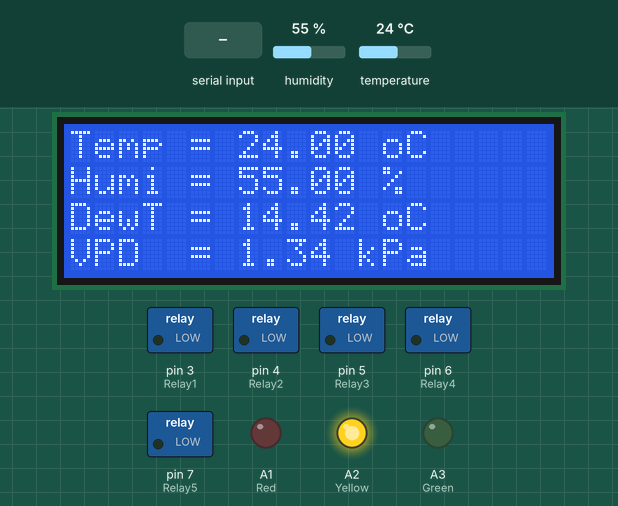
This sketch was run on a simulated Arduino Uno, built with avr-gcc and run on an emulated ATmega328P. Parts: 20×4 character LCD, switched loads named in the sketch (green lamp = pin HIGH), output pins drawn as LEDs (lit = HIGH). The inputs (shaded band) are chosen by the test bench; at power-on: temperature 24 °C, humidity 55 %. No radio packets arrive unless stated; what the sketch prints to the serial monitor is not drawn.

Above: at 6.3 s.
6.4 s: temperature set to 20.4 °C
At 8.3 s:
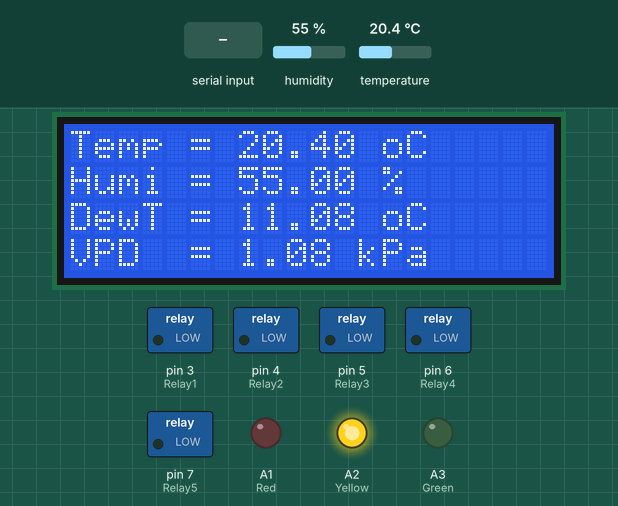
8.9 s: temperature set to 19.5 °C
At 10.9 s:
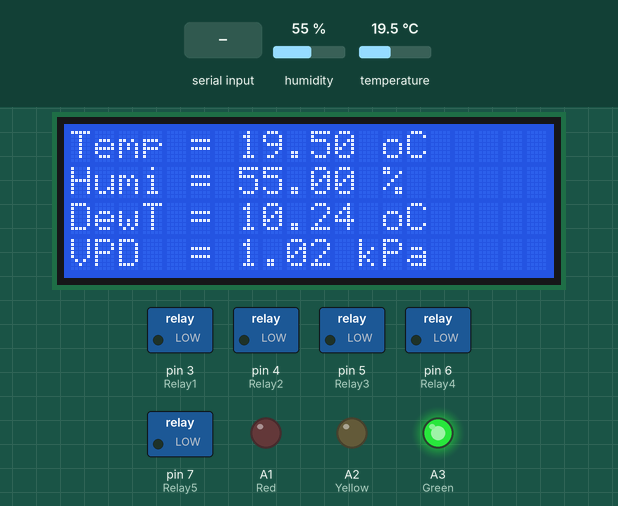
11.2 s: "a" received over Serial
At 12.3 s:
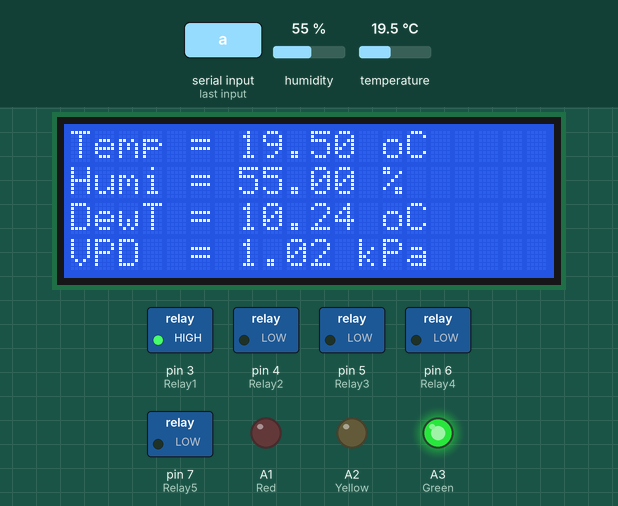
13.4 s: "c" received over the second serial link
At 14.8 s:
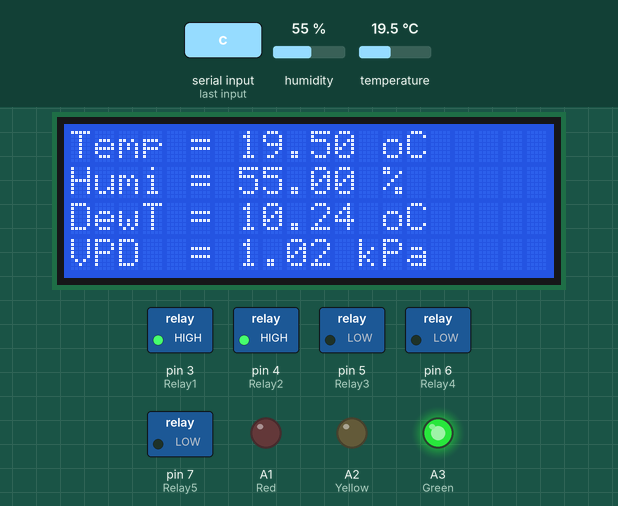
15.7 s: temperature set to 28 °C
At 17.4 s:
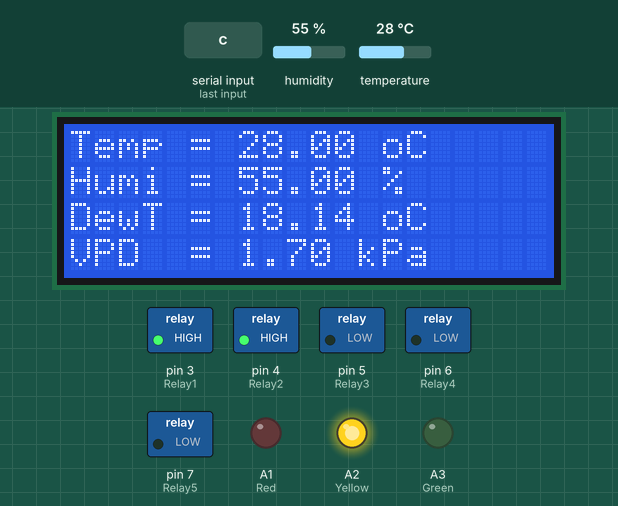
18.0 s: humidity set to 22 %
At 20.0 s:
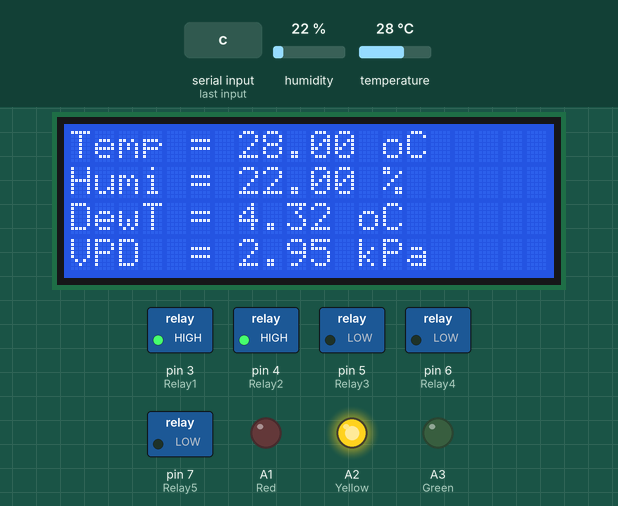
Timing chart, 0 to 21.5 s (numbered marks = the images above; inputs shaded):
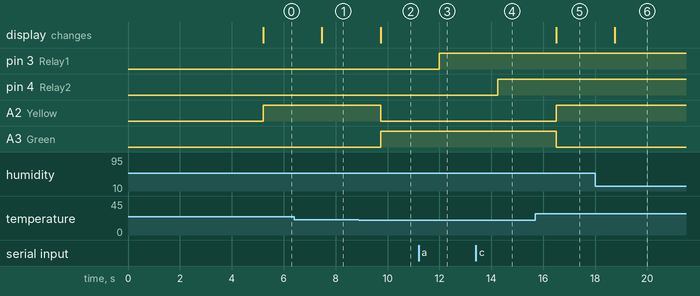

Measured:
- the behaviour switches between 20.1 and 20 °C on temperature (found by bisection; images 1 and 2)
- after the input at 6.4 s, the display: changes after 1.1 s (image 1)
- after the input at 8.9 s, A2 (Yellow): HIGH → LOW after 0.83 s; A3 (Green): LOW → HIGH after 0.83 s; the display: changes after 0.83 s (image 2)
- after the input at 11.2 s, pin 3 (Relay1): LOW → HIGH after 0.79 s
- after the input at 13.4 s, pin 4 (Relay2): LOW → HIGH after 0.84 s
- after the input at 15.7 s, A2 (Yellow): LOW → HIGH after 0.80 s; A3 (Green): HIGH → LOW after 0.80 s; the display: changes after 0.80 s (image 5)
- after the input at 18.0 s, the display: changes after 0.76 s (image 6)

The sketch:

SmartFarm_Ex7.ino
```cpp
#include <DHT.h>
#include <Wire.h>
#include <LiquidCrystal_I2C.h>
#include <SPI.h>
#include <LoRa.h>
#include <SoftwareSerial.h>

#define DHTPIN 8
#define DHTTYPE DHT22
#define Red A1
#define Yellow A2
#define Green A3
#define Relay1 3
#define Relay2 4
#define Relay3 5
#define Relay4 6
#define Relay5 7

int Red_value = 0;
int Yellow_value = 0;
int Green_value = 0;
int Relay1_value = 0;
int Relay2_value = 0;
int Relay3_value = 0;
int Relay4_value = 0;
int Relay5_value = 0;

DHT dht(DHTPIN, DHTTYPE);
LiquidCrystal_I2C lcd(0x27, 20, 4);
SoftwareSerial BT(0, 1);

void setup() {
  Serial.begin(9600);
  dht.begin();
  BT.begin(9600);
  while (!Serial);
  Serial.println("LoRa Sender");
  if (!LoRa.begin(915E6)) {
    Serial.println("Starting LoRa failed!");
    while (1);
  }
  pinMode(Red, OUTPUT);
  pinMode(Yellow, OUTPUT);
  pinMode(Green, OUTPUT);
  pinMode(Relay1, OUTPUT);
  pinMode(Relay2, OUTPUT);
  pinMode(Relay3, OUTPUT);
  pinMode(Relay4, OUTPUT);
  pinMode(Relay5, OUTPUT);

  lcd.init();
  lcd.backlight();
  lcd.setCursor(0, 0);
  lcd.print("Jeju Nat'l Univ.");
  lcd.setCursor(0, 1);
  lcd.print("Dept. Horticulture");
  lcd.setCursor(0, 2);
  lcd.print("Vegetables Lab.");
  lcd.setCursor(0, 3);
  lcd.print("Cho Young-Yeol");
  delay(5000);
}

void loop() {
  float humi = dht.readHumidity();
  float temp = dht.readTemperature();
  float DP = dewPoint(temp, humi);
  float AH =  ((6.112 * exp((17.67 * temp) / (temp + 245.5)) * humi * 18.02) / ((273.15 + temp) * 100 * 0.08314));
  float Psat =  (6.112 * exp((17.67 * temp) / (temp + 243.5))) / 10;
  float P =  (6.112 * exp((17.67 * temp) / (temp + 243.5)) * (humi / 100)) / 10;
  float VPD = (Psat - P);

  lcd.clear();
  lcd.setCursor(0, 0);
  lcd.print("Temp = ");
  lcd.print(temp);
  lcd.print(" oC");
  lcd.setCursor(0, 1);
  lcd.print("Humi = ");
  lcd.print(humi);
  lcd.print(" %");
  lcd.setCursor(0, 2);
  lcd.print("DewT = ");
  lcd.print(DP);
  lcd.print(" oC");
  lcd.setCursor(0, 3);
  lcd.print("VPD  = ");
  lcd.print(VPD);
  lcd.print(" kPa");

  if (temp >= 30) {
    analogWrite(Red, 255);
    analogWrite(Yellow, 0);
    analogWrite(Green, 0);
    Red_value = 1 ;
    Yellow_value = 0;
    Green_value = 0;
  }

  if (temp < 30 && temp > 20) {
    analogWrite(Red, 0);
    analogWrite(Yellow, 255);
    analogWrite(Green, 0);
    Red_value = 0 ;
    Yellow_value = 1;
    Green_value = 0;
  }
  if (temp <= 20) {
    analogWrite(Red, 0);
    analogWrite(Yellow, 0);
    analogWrite(Green, 255);
    Red_value = 0 ;
    Yellow_value = 0;
    Green_value = 1;
  }

  if (Serial.available()) {
    char c = Serial.read();
    if (c == 'a') {
      digitalWrite(Relay1, HIGH);
      Relay1_value = 1;
    }
    if (c == 'b') {
      digitalWrite(Relay1, LOW);
      Relay1_value = 0;
    }
    if (c == 'c') {
      digitalWrite(Relay2, HIGH);
      Relay2_value = 1;
    }
    if (c == 'd') {
      digitalWrite(Relay2, LOW);
      Relay2_value = 0;
    }
    if (c == 'e') {
      digitalWrite(Relay3, HIGH);
      Relay3_value = 1;
    }
    if (c == 'f') {
      digitalWrite(Relay3, LOW);
      Relay3_value = 0;
    }
    if (c == 'g') {
      digitalWrite(Relay4, HIGH);
      Relay4_value = 1;
    }
    if (c == 'h') {
      digitalWrite(Relay4, LOW);
      Relay4_value = 0;
    }
    if (c == 'i') {
      digitalWrite(Relay5, HIGH);
      Relay5_value = 1;
    }
    if (c == 'j') {
      digitalWrite(Relay5, LOW);
      Relay5_value = 0;
    }
  }
  if (BT.available()) {
    char c = BT.read();
    if (c == 'a') {
      digitalWrite(Relay1, HIGH);
      Relay1_value = 1;
    }
    if (c == 'b') {
      digitalWrite(Relay1, LOW);
      Relay1_value = 0;
    }
    if (c == 'c') {
      digitalWrite(Relay2, HIGH);
      Relay2_value = 1;
    }
    if (c == 'd') {
      digitalWrite(Relay2, LOW);
      Relay2_value = 0;
    }
    if (c == 'e') {
      digitalWrite(Relay3, HIGH);
      Relay3_value = 1;
    }
    if (c == 'f') {
      digitalWrite(Relay3, LOW);
      Relay3_value = 0;
    }
    if (c == 'g') {
      digitalWrite(Relay4, HIGH);
      Relay4_value = 1;
    }
    if (c == 'h') {
      digitalWrite(Relay4, LOW);
      Relay4_value = 0;
    }
    if (c == 'i') {
      digitalWrite(Relay5, HIGH);
      Relay5_value = 1;
    }
    if (c == 'j') {
      digitalWrite(Relay5, LOW);
      Relay5_value = 0;
    }
  }
  String data = String(temp) + "," + String(humi) + "," + String(DP) + "," + String(AH) + "," + String(VPD) + "," + String(Red_value) + "," + String(Yellow_value) + "," + String(Green_value) + "," + String(Relay1_value) + "," + String(Relay2_value) + "," + String(Relay3_value) + "," + String(Relay4_value) + "," + String(Relay5_value);
  Serial.println(data);
  LoRa.beginPacket();
  LoRa.print(data);
  LoRa.endPacket();
  delay(1000);
}

float dewPoint(float temp, float humi) {
  float RATIO = 373.15 / (273.15 + temp);
  float RHS = -7.90298 * (RATIO - 1);
  RHS += 5.02808 * log10(RATIO);
  RHS += -1.3816e-7 * (pow(10, (11.344 * (1 - 1 / RATIO ))) - 1) ;
  RHS += 8.1328e-3 * (pow(10, (-3.49149 * (RATIO - 1))) - 1) ;
  RHS += log10(1013.246);
  float VP = pow(10, RHS - 3) * humi;
  float T = log(VP / 0.61078); // temp var
  return (241.88 * T) / (17.558 - T);
}
```
